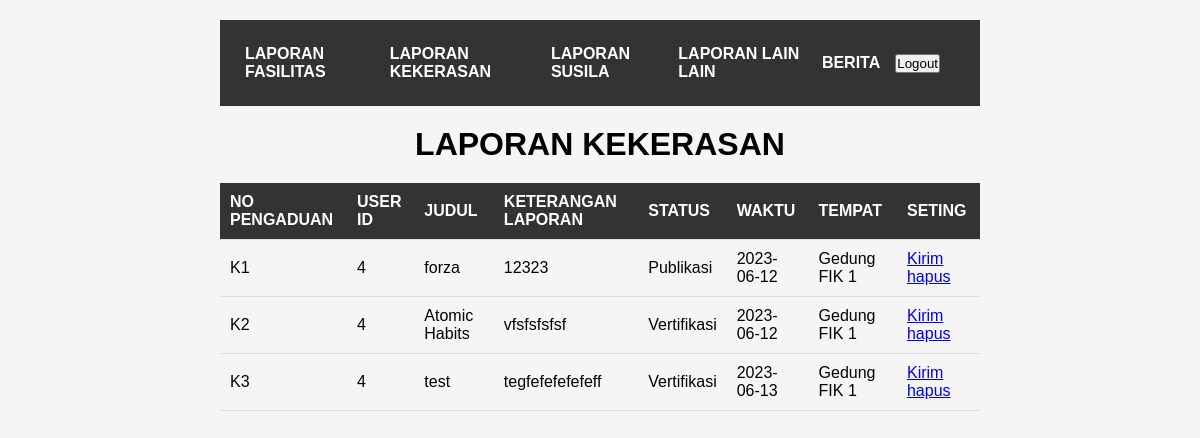
The app's page /tampil2.php with its own data.
### tables this page shows
CREATE TABLE `pengaduan_kekerasan` (
  `no_pengaduan` varchar(100) NOT NULL,
  `user_id` int(100) NOT NULL,
  `judul` varchar(100) NOT NULL,
  `keterangan_laporan` text NOT NULL,
  `status` varchar(100) NOT NULL,
  `waktu` date NOT NULL,
  `tempat` varchar(300) NOT NULL
);

### koneksi.php (called while the page is built, shortened)
<?php
$dbServer = 'localhost';
$dbUser = 'root';
$dbPass = '';
$dbName = "padu";
$koneksi = mysqli_connect($dbServer, $dbUser, $dbPass, $dbName);
function tampil($tampil)
{
   global $koneksi;
   $result = mysqli_query($koneksi, $tampil);
   $rows=[];
   while ($row = mysqli_fetch_assoc($result)){
      $rows[] = $row;
   }
   return $rows;
}
?>

### tampil2.php (the view, shortened to what this page needs)
<?php
require 'koneksi.php';
$data = tampil("SELECT * FROM pengaduan_kekerasan");
?>
<!DOCTYPE html>
<html lang="id">
<head>
</head>
<body>
    <div class="container">
        <div class="header">
            <ul class="list">
            <li><a href="tampil.php">LAPORAN FASILITAS</a></li>
                <li><a href="tampil2.php">LAPORAN KEKERASAN</a></li>
                <li><a href="tampil3.php">LAPORAN SUSILA</a></li>
                <li><a href="tampil4.php">LAPORAN LAIN LAIN</a></li>
                <li><a href="tampil5.php">BERITA</a></li>
                <li>
                    <form action="logout.php" method="post">
                        <button type="submit" name="logout">Logout</button>
                    </form>
                </li>
            </ul>
        </div>
        <div class="judul">
            <h1>LAPORAN KEKERASAN</h1>
        </div>
        <table>
            <tr>
                <th>NO PENGADUAN</th>
                <th>USER ID</th>
                <th>JUDUL</th>
                <th>KETERANGAN LAPORAN</th>
                <th>STATUS</th>
                <th>WAKTU</th>
                <th>TEMPAT</th>
                <th>SETING</th>
            </tr>
            <?php foreach ($data as $row) : ?>
            <tr>
                <td><?= $row["no_pengaduan"] ?></td>
                <td><?= $row["user_id"] ?></td>
                <td><?= $row["judul"] ?></td>
                <td><?= $row["keterangan_laporan"] ?></td>
                <td><?= $row["status"] ?></td>
                <td><?= $row["waktu"] ?></td>
                <td><?= $row["tempat"] ?></td>
                <td>
                <a href="kirim2.php?kode=<?= $row["no_pengaduan"]; ?>">Kirim</a>
                <a href="hapus2.php?kode=<?= $row["no_pengaduan"]; ?>">hapus</a>
                </td>
            </tr>
            <?php endforeach; ?>
        </table>
    </div>
</body>
</html>

### tampil2.php (style rules this page uses)
* { box-sizing: border-box; margin: 0; padding: 0; }
body { font-family: Arial, sans-serif; background-color: #f5f5f5; }
.container { max-width: 800px; margin: 0 auto; padding: 20px; }
.header { display: flex; justify-content: space-between; align-items: center; padding: 25px; background-color: #333; color: #fff; }
.list { display: flex; justify-content: center; align-items: center; }
.list li { list-style-type: none; margin-right: 15px; }
.list li a { text-decoration: none; color: #fff; font-weight: bold; }
.judul { text-align: center; margin: 20px 0; }
table { width: 100%; border-collapse: collapse; margin-top: 20px; }
th, td { padding: 10px; text-align: left; border-bottom: 1px solid #ddd; }
th { background-color: #333; color: #fff; }

### records on screen
pengaduan_kekerasan: no_pengaduan "K1", user "4", judul "forza", keterangan_laporan "12323", status "Publikasi", waktu "2023-06-12", tempat "Gedung FIK 1"
pengaduan_kekerasan: no_pengaduan "K2", user "4", judul "Atomic Habits", keterangan_laporan "vfsfsfsfsf", status "Vertifikasi", waktu "2023-06-12", tempat "Gedung FIK 1"
pengaduan_kekerasan: no_pengaduan "K3", user "4", judul "test", keterangan_laporan "tegfefefefefeff", status "Vertifikasi", waktu "2023-06-13", tempat "Gedung FIK 1"
